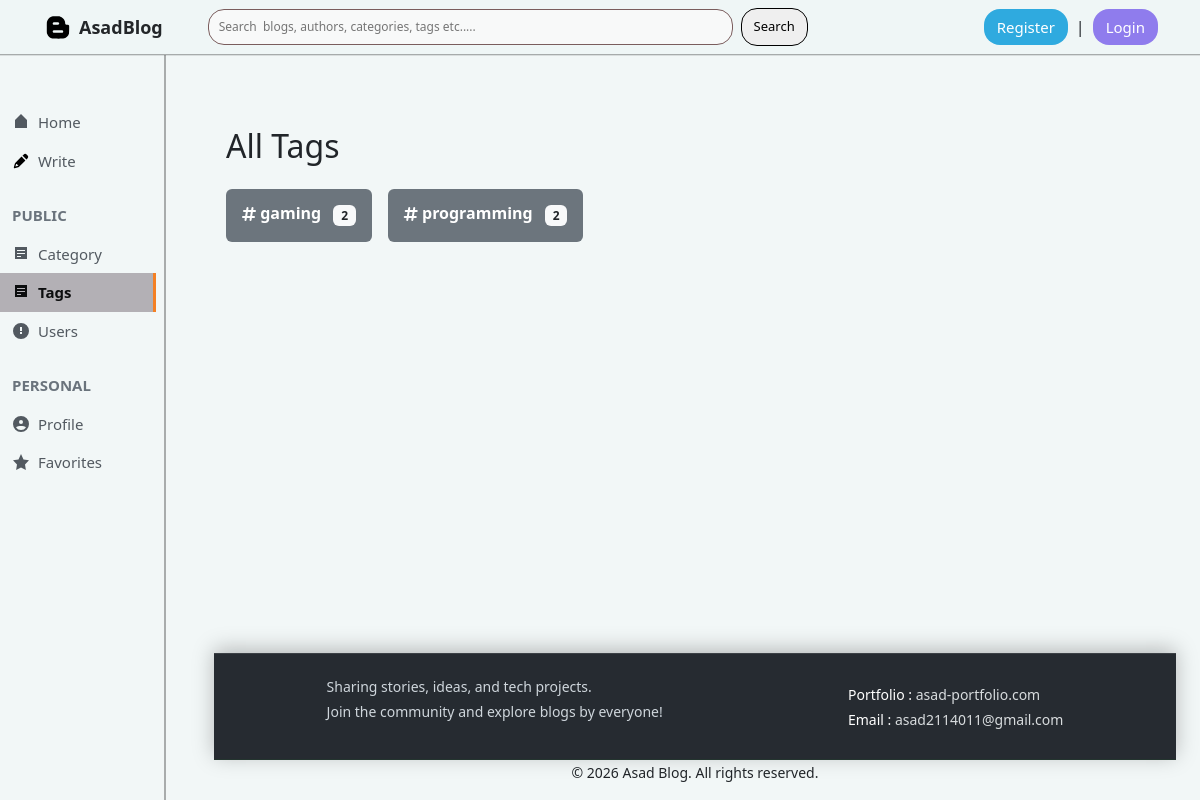
Page /tags/ on the earlier database version.
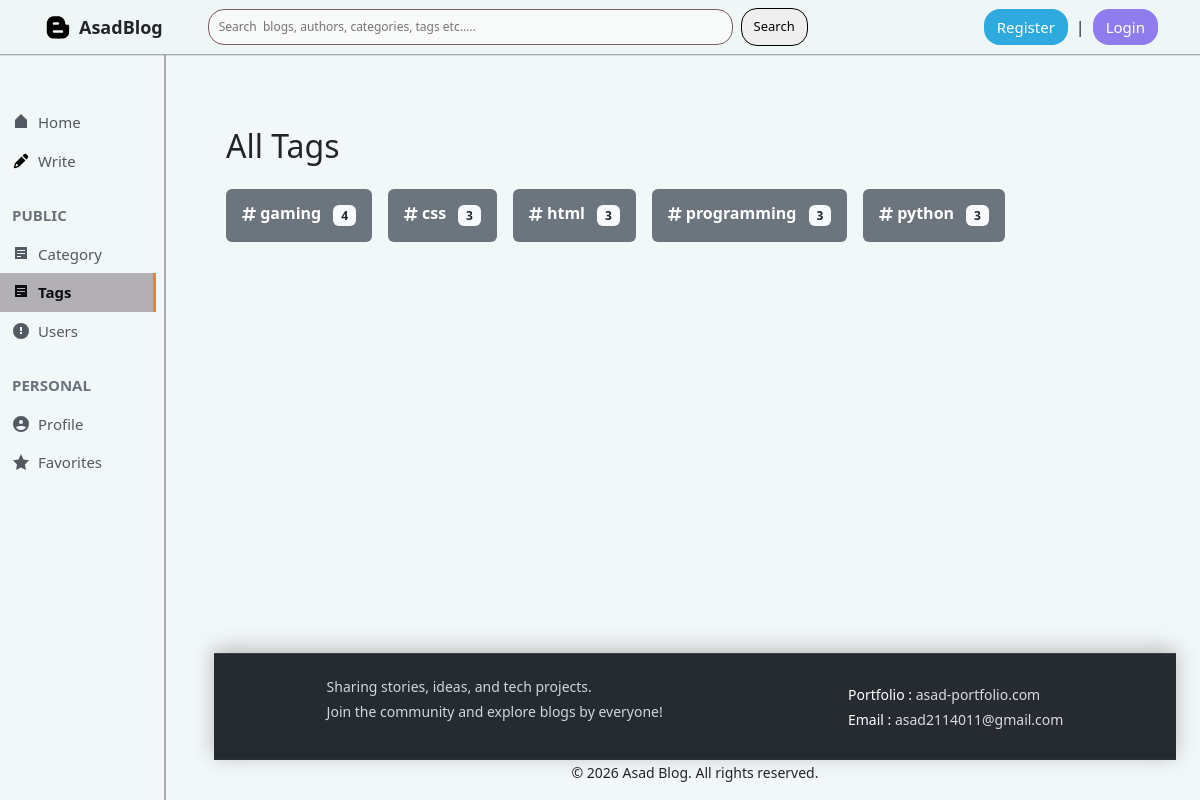
Same page on the later database version.
### catagories/models.py (models this page shows, shortened)
class Tag(models.Model):
    name=models.CharField(max_length=50,unique=True)
    slug=models.SlugField(max_length=60,unique=True,blank=True)
    created_at=models.DateTimeField(auto_now_add=True)
    class Meta:
        ordering=['name']

### blog_project/views.py (the view)
# urls.py: path('tags/', views.all_tags, name='all_tags'),
def all_tags(request):
    tags=Tag.objects.annotate(post_count=Count('posts')).order_by('-post_count')
    context={
        'tags':tags,
    }
    return render(request, 'all_tags.html', context)

### templates/all_tags.html
{% extends 'base.html' %}
{% block content %}
<div class="container py-5">
    <h2 class="mb-4">All Tags</h2>
    <div class="d-flex flex-wrap gap-3">
        {% for tag in tags %}
        <a href="#" class="text-decoration-none">
            <div class="badge bg-secondary p-3" style="font-size: 16px;">
                <i class="fa-solid fa-hashtag"></i> {{ tag.name }}
                <span class="badge bg-light text-dark ms-2">{{ tag.post_count }}</span>
            </div>
        </a>
        {% empty %}
        <p class="text-muted">No tags available.</p>
        {% endfor %}
    </div>
</div>
{% endblock %}

Differences in the rows shown:
computed for Tag "gaming": post_count "2" → "4"
added Tag: name "css", post_count "3"
added Tag: name "html", post_count "3"
computed for Tag "programming": post_count "2" → "3"
added Tag: name "python", post_count "3"
